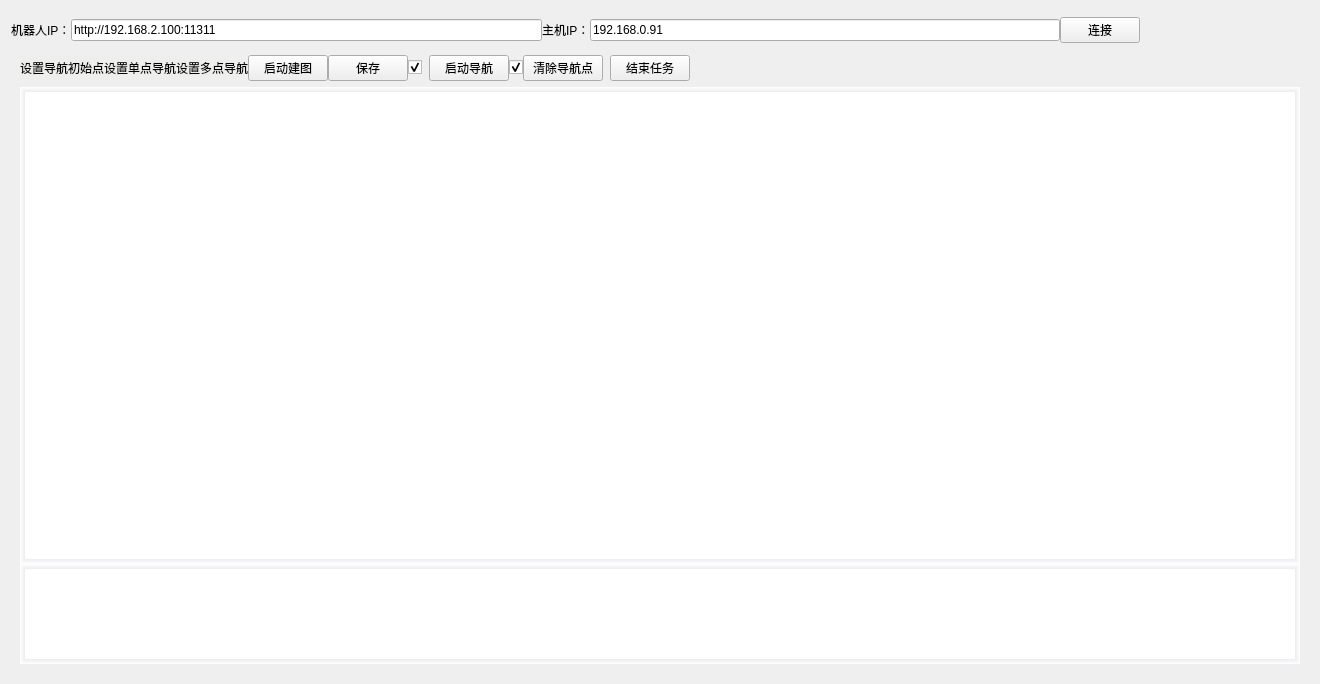
<?xml version="1.0" encoding="UTF-8"?>
<ui version="4.0">
 <class>VizlibTest</class>
 <widget class="QWidget" name="VizlibTest">
  <property name="geometry">
   <rect>
    <x>0</x>
    <y>0</y>
    <width>1320</width>
    <height>684</height>
   </rect>
  </property>
  <property name="windowTitle">
   <string>VizlibTest</string>
  </property>
  <layout class="QGridLayout" name="gridLayout">
   <item row="0" column="0">
    <layout class="QVBoxLayout" name="verticalLayout_10">
     <property name="spacing">
      <number>0</number>
     </property>
     <item>
      <layout class="QHBoxLayout" name="horizontalLayout_10">
       <item>
        <layout class="QVBoxLayout" name="verticalLayout_22">
         <item>
          <widget class="QWidget" name="widget_4" native="true">
           <property name="styleSheet">
            <string notr="true"/>
           </property>
           <layout class="QHBoxLayout" name="horizontalLayout_17">
            <property name="spacing">
             <number>0</number>
            </property>
            <property name="leftMargin">
             <number>0</number>
            </property>
            <property name="topMargin">
             <number>3</number>
            </property>
            <property name="rightMargin">
             <number>0</number>
            </property>
            <property name="bottomMargin">
             <number>0</number>
            </property>
            <item>
             <layout class="QHBoxLayout" name="horizontalLayout_31">
              <item>
               <widget class="QLabel" name="label">
                <property name="text">
                 <string>机器人IP：</string>
                </property>
               </widget>
              </item>
              <item>
               <widget class="QLineEdit" name="lineEditMasterIp">
                <property name="text">
                 <string>http://192.168.2.100:11311</string>
                </property>
               </widget>
              </item>
              <item>
               <widget class="QLabel" name="label_2">
                <property name="text">
                 <string>主机IP：</string>
                </property>
               </widget>
              </item>
              <item>
               <widget class="QLineEdit" name="lineEditRosIp">
                <property name="text">
                 <string>192.168.0.91</string>
                </property>
               </widget>
              </item>
              <item>
               <widget class="QPushButton" name="pushButton_start">
                <property name="text">
                 <string>连接</string>
                </property>
               </widget>
              </item>
              <item>
               <widget class="QLabel" name="label_21">
                <property name="styleSheet">
                 <string notr="true"/>
                </property>
                <property name="text">
                 <string/>
                </property>
               </widget>
              </item>
              <item>
               <widget class="QPushButton" name="pushButton_status_2">
                <property name="minimumSize">
                 <size>
                  <width>20</width>
                  <height>20</height>
                 </size>
                </property>
                <property name="maximumSize">
                 <size>
                  <width>20</width>
                  <height>20</height>
                 </size>
                </property>
                <property name="cursor">
                 <cursorShape>PointingHandCursor</cursorShape>
                </property>
                <property name="styleSheet">
                 <string notr="true">QPushButton{
border:none; 
padding:0px 0px 0px 0px;
margin:0px 0px 0px 0px;
}</string>
                </property>
                <property name="text">
                 <string/>
                </property>
               </widget>
              </item>
              <item>
               <widget class="QLabel" name="label_13">
                <property name="styleSheet">
                 <string notr="true"/>
                </property>
                <property name="text">
                 <string/>
                </property>
               </widget>
              </item>
              <item>
               <widget class="QLabel" name="label_8">
                <property name="maximumSize">
                 <size>
                  <width>30</width>
                  <height>30</height>
                 </size>
                </property>
                <property name="text">
                 <string/>
                </property>
                <property name="pixmap">
                 <pixmap>:/images/power.png</pixmap>
                </property>
               </widget>
              </item>
              <item>
               <widget class="QLabel" name="label_16">
                <property name="minimumSize">
                 <size>
                  <width>32</width>
                  <height>32</height>
                 </size>
                </property>
                <property name="maximumSize">
                 <size>
                  <width>32</width>
                  <height>32</height>
                 </size>
                </property>
                <property name="text">
                 <string/>
                </property>
                <property name="pixmap">
                 <pixmap>:/images/power-v.png</pixmap>
                </property>
               </widget>
              </item>
              <item>
               <widget class="QPushButton" name="min_btn_2">
                <property name="cursor">
                 <cursorShape>PointingHandCursor</cursorShape>
                </property>
                <property name="styleSheet">
                 <string notr="true">border:none</string>
                </property>
                <property name="text">
                 <string/>
                </property>
                <property name="icon">
                 <iconset theme="://images/min.png">
                  <normaloff>../../../../桌面/ui_ws/src/Ros_Qt5_Gui_App/ui</normaloff>../../../../桌面/ui_ws/src/Ros_Qt5_Gui_App/ui</iconset>
                </property>
               </widget>
              </item>
              <item>
               <widget class="QPushButton" name="max_btn_2">
                <property name="cursor">
                 <cursorShape>PointingHandCursor</cursorShape>
                </property>
                <property name="styleSheet">
                 <string notr="true">border:none</string>
                </property>
                <property name="text">
                 <string/>
                </property>
                <property name="icon">
                 <iconset theme="://images/max.png">
                  <normaloff>../../../../桌面/ui_ws/src/Ros_Qt5_Gui_App/ui</normaloff>../../../../桌面/ui_ws/src/Ros_Qt5_Gui_App/ui</iconset>
                </property>
               </widget>
              </item>
              <item>
               <widget class="QPushButton" name="close_btn_2">
                <property name="cursor">
                 <cursorShape>PointingHandCursor</cursorShape>
                </property>
                <property name="styleSheet">
                 <string notr="true">border:none</string>
                </property>
                <property name="text">
                 <string/>
                </property>
                <property name="icon">
                 <iconset theme="://images/close.png">
                  <normaloff>../../../../桌面/ui_ws/src/Ros_Qt5_Gui_App/ui</normaloff>../../../../桌面/ui_ws/src/Ros_Qt5_Gui_App/ui</iconset>
                </property>
               </widget>
              </item>
             </layout>
            </item>
           </layout>
          </widget>
         </item>
         <item>
          <widget class="QStackedWidget" name="stackedWidget_main_2">
           <property name="currentIndex">
            <number>1</number>
           </property>
           <widget class="QWidget" name="page_10">
            <layout class="QVBoxLayout" name="verticalLayout_23">
             <item>
              <layout class="QVBoxLayout" name="verticalLayout_24">
               <item>
                <layout class="QHBoxLayout" name="horizontalLayout_32">
                 <item>
                  <widget class="QLabel" name="label_turnLeft_2">
                   <property name="minimumSize">
                    <size>
                     <width>250</width>
                     <height>250</height>
                    </size>
                   </property>
                   <property name="maximumSize">
                    <size>
                     <width>250</width>
                     <height>16777215</height>
                    </size>
                   </property>
                   <property name="styleSheet">
                    <string notr="true"/>
                   </property>
                   <property name="text">
                    <string/>
                   </property>
                  </widget>
                 </item>
                 <item>
                  <widget class="QWidget" name="widget_dashboard_2" native="true">
                   <property name="minimumSize">
                    <size>
                     <width>300</width>
                     <height>300</height>
                    </size>
                   </property>
                   <property name="styleSheet">
                    <string notr="true"/>
                   </property>
                  </widget>
                 </item>
                 <item>
                  <widget class="QLabel" name="label_turnRight_2">
                   <property name="minimumSize">
                    <size>
                     <width>250</width>
                     <height>250</height>
                    </size>
                   </property>
                   <property name="maximumSize">
                    <size>
                     <width>250</width>
                     <height>456546</height>
                    </size>
                   </property>
                   <property name="layoutDirection">
                    <enum>Qt::RightToLeft</enum>
                   </property>
                   <property name="styleSheet">
                    <string notr="true"/>
                   </property>
                   <property name="text">
                    <string/>
                   </property>
                  </widget>
                 </item>
                </layout>
               </item>
               <item>
                <widget class="QFrame" name="frame_4">
                 <property name="contextMenuPolicy">
                  <enum>Qt::NoContextMenu</enum>
                 </property>
                 <property name="frameShape">
                  <enum>QFrame::HLine</enum>
                 </property>
                 <property name="frameShadow">
                  <enum>QFrame::Raised</enum>
                 </property>
                </widget>
               </item>
               <item>
                <layout class="QHBoxLayout" name="horizontalLayout_33">
                 <item>
                  <layout class="QGridLayout" name="gridLayout_4">
                   <item row="0" column="1">
                    <widget class="QLabel" name="label_video1_2">
                     <property name="minimumSize">
                      <size>
                       <width>200</width>
                       <height>200</height>
                      </size>
                     </property>
                     <property name="maximumSize">
                      <size>
                       <width>400</width>
                       <height>400</height>
                      </size>
                     </property>
                     <property name="styleSheet">
                      <string notr="true">QLabel{
border-top: 5px solid qlineargradient(y0:0, y1:1,stop: 0 #ececef, stop: 1 white);
border-left: 5px solid qlineargradient(x0:0, x1:1,stop: 0 #ececef, stop: 1 white);
 border-bottom: 5px solid qlineargradient(y0:0, y1:1,stop: 0 white, stop: 1  #ececef);
border-right: 5px solid qlineargradient(x0:0, x1:1,stop:  0 white, stop: 1 #ececef);
background-color: rgb(255,255,255);
}
</string>
                     </property>
                     <property name="text">
                      <string>No Video</string>
                     </property>
                    </widget>
                   </item>
                   <item row="0" column="0">
                    <widget class="QLabel" name="label_video0_2">
                     <property name="minimumSize">
                      <size>
                       <width>200</width>
                       <height>200</height>
                      </size>
                     </property>
                     <property name="maximumSize">
                      <size>
                       <width>400</width>
                       <height>400</height>
                      </size>
                     </property>
                     <property name="styleSheet">
                      <string notr="true">QLabel{
border-top: 5px solid qlineargradient(y0:0, y1:1,stop: 0 #ececef, stop: 1 white);
border-left: 5px solid qlineargradient(x0:0, x1:1,stop: 0 #ececef, stop: 1 white);
 border-bottom: 5px solid qlineargradient(y0:0, y1:1,stop: 0 white, stop: 1  #ececef);
border-right: 5px solid qlineargradient(x0:0, x1:1,stop:  0 white, stop: 1 #ececef);
background-color: rgb(255,255,255);
}
</string>
                     </property>
                     <property name="text">
                      <string>No Video</string>
                     </property>
                    </widget>
                   </item>
                   <item row="0" column="2">
                    <widget class="QWidget" name="widget_chart_2" native="true">
                     <property name="minimumSize">
                      <size>
                       <width>400</width>
                       <height>200</height>
                      </size>
                     </property>
                     <property name="styleSheet">
                      <string notr="true">QWidget{
border-top: 5px solid qlineargradient(y0:0, y1:1,stop: 0 #ececef, stop: 1 white);
border-left: 5px solid qlineargradient(x0:0, x1:1,stop: 0 #ececef, stop: 1 white);
 border-bottom: 5px solid qlineargradient(y0:0, y1:1,stop: 0 white, stop: 1  #ececef);
border-right: 5px solid qlineargradient(x0:0, x1:1,stop:  0 white, stop: 1 #ececef);
background-color: rgb(255,255,255);
}
</string>
                     </property>
                    </widget>
                   </item>
                  </layout>
                 </item>
                </layout>
               </item>
              </layout>
             </item>
            </layout>
           </widget>
           <widget class="QWidget" name="page_11">
            <layout class="QVBoxLayout" name="verticalLayout_25">
             <item>
              <layout class="QVBoxLayout" name="verticalLayout_26">
               <item>
                <layout class="QHBoxLayout" name="horizontalLayout_34">
                 <property name="spacing">
                  <number>0</number>
                 </property>
                 <item>
                  <widget class="QPushButton" name="set_pos_btn_2">
                   <property name="minimumSize">
                    <size>
                     <width>0</width>
                     <height>25</height>
                    </size>
                   </property>
                   <property name="maximumSize">
                    <size>
                     <width>16777215</width>
                     <height>16777215</height>
                    </size>
                   </property>
                   <property name="styleSheet">
                    <string notr="true">QPushButton:hover{
background-color:rgb(186, 189, 182);
border-bottom:2px solid rgb(67, 154, 246);
}
QPushButton:checked{
background-color:cyan;
border-bottom:2px solid white 
}
QPushButton:pressed{
background-color:rgb(67, 154, 246)
}
QPushButton{
background-color:rgb(238, 238, 236);
border:none; 
padding:0px 0px 0px 0px;
margin:0px 0px 0px 0px;
}</string>
                   </property>
                   <property name="text">
                    <string>设置导航初始点</string>
                   </property>
                   <property name="icon">
                    <iconset>
                     <normaloff>:/images/classes/SetInitialPose.png</normaloff>:/images/classes/SetInitialPose.png</iconset>
                   </property>
                  </widget>
                 </item>
                 <item>
                  <widget class="QPushButton" name="set_goal_btn_2">
                   <property name="minimumSize">
                    <size>
                     <width>0</width>
                     <height>25</height>
                    </size>
                   </property>
                   <property name="styleSheet">
                    <string notr="true">QPushButton:hover{
background-color:rgb(186, 189, 182);
border-bottom:2px solid rgb(67, 154, 246);
}
QPushButton:checked{
background-color:cyan;
border-bottom:2px solid white 
}
QPushButton:pressed{
background-color:rgb(67, 154, 246)
}
QPushButton{
background-color:rgb(238, 238, 236);
border:none; 
padding:0px 0px 0px 0px;
margin:0px 0px 0px 0px;
}</string>
                   </property>
                   <property name="text">
                    <string>设置单点导航</string>
                   </property>
                   <property name="icon">
                    <iconset>
                     <normaloff>:/images/classes/SetGoal.png</normaloff>:/images/classes/SetGoal.png</iconset>
                   </property>
                  </widget>
                 </item>
                 <item>
                  <widget class="QPushButton" name="set_mutil_goal_btn_2">
                   <property name="styleSheet">
                    <string notr="true">QPushButton:hover{
background-color:rgb(186, 189, 182);
border-bottom:2px solid rgb(67, 154, 246);
}
QPushButton:checked{
background-color:cyan;
border-bottom:2px solid white 
}
QPushButton:pressed{
background-color:rgb(67, 154, 246)
}
QPushButton{
background-color:rgb(238, 238, 236);
border:none; 
padding:0px 0px 0px 0px;
margin:0px 0px 0px 0px;
}</string>
                   </property>
                   <property name="text">
                    <string>设置多点导航</string>
                   </property>
                   <property name="icon">
                    <iconset theme="://images/mutil_pose.png">
                     <normaloff>../../../../桌面/ui_ws/src/Ros_Qt5_Gui_App/ui</normaloff>../../../../桌面/ui_ws/src/Ros_Qt5_Gui_App/ui</iconset>
                   </property>
                  </widget>
                 </item>
                 <item>
                  <widget class="QPushButton" name="pushmapping">
                   <property name="styleSheet">
                    <string notr="true"/>
                   </property>
                   <property name="text">
                    <string>启动建图</string>
                   </property>
                  </widget>
                 </item>
                 <item>
                  <widget class="QPushButton" name="pushsavemap">
                   <property name="text">
                    <string>保存</string>
                   </property>
                  </widget>
                 </item>
                 <item>
                  <widget class="QCheckBox" name="checkBoxmap">
                   <property name="acceptDrops">
                    <bool>false</bool>
                   </property>
                   <property name="text">
                    <string/>
                   </property>
                   <property name="checked">
                    <bool>true</bool>
                   </property>
                  </widget>
                 </item>
                 <item>
                  <widget class="QLabel" name="label_4">
                   <property name="text">
                    <string/>
                   </property>
                  </widget>
                 </item>
                 <item>
                  <widget class="QPushButton" name="pushnavigation">
                   <property name="styleSheet">
                    <string notr="true"/>
                   </property>
                   <property name="text">
                    <string>启动导航</string>
                   </property>
                  </widget>
                 </item>
                 <item>
                  <widget class="QCheckBox" name="checkBoxna">
                   <property name="text">
                    <string/>
                   </property>
                   <property name="checked">
                    <bool>true</bool>
                   </property>
                  </widget>
                 </item>
                 <item>
                  <widget class="QPushButton" name="pushclear_point">
                   <property name="text">
                    <string>清除导航点</string>
                   </property>
                  </widget>
                 </item>
                 <item>
                  <widget class="QLabel" name="label_3">
                   <property name="text">
                    <string/>
                   </property>
                  </widget>
                 </item>
                 <item>
                  <widget class="QPushButton" name="pushfinish">
                   <property name="text">
                    <string>结束任务</string>
                   </property>
                  </widget>
                 </item>
                 <item>
                  <spacer name="horizontalSpacer_19">
                   <property name="orientation">
                    <enum>Qt::Horizontal</enum>
                   </property>
                   <property name="sizeHint" stdset="0">
                    <size>
                     <width>40</width>
                     <height>20</height>
                    </size>
                   </property>
                  </spacer>
                 </item>
                </layout>
               </item>
               <item>
                <layout class="QVBoxLayout" name="verticalLayout_build_map_2">
                 <property name="spacing">
                  <number>0</number>
                 </property>
                 <item>
                  <widget class="QGraphicsView" name="mapViz_2">
                   <property name="layoutDirection">
                    <enum>Qt::LeftToRight</enum>
                   </property>
                   <property name="styleSheet">
                    <string notr="true">QGraphicsView{
border-top: 5px solid qlineargradient(y0:0, y1:1,stop: 0 #ececef, stop: 1 white);
border-left: 5px solid qlineargradient(x0:0, x1:1,stop: 0 #ececef, stop: 1 white);
 border-bottom: 5px solid qlineargradient(y0:0, y1:1,stop: 0 white, stop: 1  #ececef);
border-right: 5px solid qlineargradient(x0:0, x1:1,stop:  0 white, stop: 1 #ececef);
background-color: rgb(255,255,255);
}
</string>
                   </property>
                   <property name="verticalScrollBarPolicy">
                    <enum>Qt::ScrollBarAlwaysOff</enum>
                   </property>
                   <property name="horizontalScrollBarPolicy">
                    <enum>Qt::ScrollBarAlwaysOff</enum>
                   </property>
                  </widget>
                 </item>
                 <item>
                  <widget class="QWidget" name="widget_rviz_2" native="true">
                   <property name="minimumSize">
                    <size>
                     <width>0</width>
                     <height>100</height>
                    </size>
                   </property>
                   <property name="styleSheet">
                    <string notr="true">QWidget{
border-top: 5px solid qlineargradient(y0:0, y1:1,stop: 0 #ececef, stop: 1 white);
border-left: 5px solid qlineargradient(x0:0, x1:1,stop: 0 #ececef, stop: 1 white);
 border-bottom: 5px solid qlineargradient(y0:0, y1:1,stop: 0 white, stop: 1  #ececef);
border-right: 5px solid qlineargradient(x0:0, x1:1,stop:  0 white, stop: 1 #ececef);
background-color: rgb(255,255,255);
}
</string>
                   </property>
                   <layout class="QVBoxLayout" name="verticalLayout_27">
                    <item>
                     <layout class="QVBoxLayout" name="verticalLayout_rviz_2"/>
                    </item>
                   </layout>
                  </widget>
                 </item>
                </layout>
               </item>
              </layout>
             </item>
            </layout>
           </widget>
           <widget class="QWidget" name="page_12">
            <layout class="QVBoxLayout" name="verticalLayout_28">
             <item>
              <layout class="QVBoxLayout" name="verticalLayout_29">
               <item>
                <layout class="QHBoxLayout" name="horizontalLayout_36">
                 <item>
                  <layout class="QVBoxLayout" name="verticalLayout_30">
                   <item>
                    <widget class="QLabel" name="label_video2_2">
                     <property name="minimumSize">
                      <size>
                       <width>200</width>
                       <height>195</height>
                      </size>
                     </property>
                     <property name="maximumSize">
                      <size>
                       <width>200</width>
                       <height>200</height>
                      </size>
                     </property>
                     <property name="styleSheet">
                      <string notr="true">QLabel{
border-top: 5px solid qlineargradient(y0:0, y1:1,stop: 0 #ececef, stop: 1 white);
border-left: 5px solid qlineargradient(x0:0, x1:1,stop: 0 #ececef, stop: 1 white);
 border-bottom: 5px solid qlineargradient(y0:0, y1:1,stop: 0 white, stop: 1  #ececef);
border-right: 5px solid qlineargradient(x0:0, x1:1,stop:  0 white, stop: 1 #ececef);
background-color: rgb(255,255,255);
}
</string>
                     </property>
                     <property name="text">
                      <string>No Video</string>
                     </property>
                    </widget>
                   </item>
                  </layout>
                 </item>
                 <item>
                  <layout class="QVBoxLayout" name="verticalLayout_31">
                   <item>
                    <widget class="QLabel" name="label_video3_2">
                     <property name="minimumSize">
                      <size>
                       <width>200</width>
                       <height>200</height>
                      </size>
                     </property>
                     <property name="maximumSize">
                      <size>
                       <width>200</width>
                       <height>200</height>
                      </size>
                     </property>
                     <property name="styleSheet">
                      <string notr="true">QLabel{
border-top: 5px solid qlineargradient(y0:0, y1:1,stop: 0 #ececef, stop: 1 white);
border-left: 5px solid qlineargradient(x0:0, x1:1,stop: 0 #ececef, stop: 1 white);
 border-bottom: 5px solid qlineargradient(y0:0, y1:1,stop: 0 white, stop: 1  #ececef);
border-right: 5px solid qlineargradient(x0:0, x1:1,stop:  0 white, stop: 1 #ececef);
background-color: rgb(255,255,255);
}
</string>
                     </property>
                     <property name="text">
                      <string>No Video</string>
                     </property>
                    </widget>
                   </item>
                  </layout>
                 </item>
                 <item>
                  <layout class="QVBoxLayout" name="verticalLayout_32">
                   <item>
                    <layout class="QHBoxLayout" name="horizontalLayout_37">
                     <item>
                      <widget class="QLabel" name="label_30">
                       <property name="maximumSize">
                        <size>
                         <width>90</width>
                         <height>30</height>
                        </size>
                       </property>
                       <property name="text">
                        <string>话题列表：</string>
                       </property>
                      </widget>
                     </item>
                     <item>
                      <widget class="QPushButton" name="refreash_topic_btn_2">
                       <property name="minimumSize">
                        <size>
                         <width>90</width>
                         <height>25</height>
                        </size>
                       </property>
                       <property name="maximumSize">
                        <size>
                         <width>90</width>
                         <height>25</height>
                        </size>
                       </property>
                       <property name="cursor">
                        <cursorShape>ArrowCursor</cursorShape>
                       </property>
                       <property name="styleSheet">
                        <string notr="true"/>
                       </property>
                       <property name="text">
                        <string>刷新</string>
                       </property>
                       <property name="icon">
                        <iconset>
                         <normaloff>:/images/refreash.png</normaloff>:/images/refreash.png</iconset>
                       </property>
                      </widget>
                     </item>
                     <item>
                      <spacer name="horizontalSpacer_21">
                       <property name="orientation">
                        <enum>Qt::Horizontal</enum>
                       </property>
                       <property name="sizeHint" stdset="0">
                        <size>
                         <width>40</width>
                         <height>20</height>
                        </size>
                       </property>
                      </spacer>
                     </item>
                    </layout>
                   </item>
                   <item>
                    <widget class="QListWidget" name="topic_listWidget_2">
                     <property name="styleSheet">
                      <string notr="true">QListWidget{
border-top: 5px solid qlineargradient(y0:0, y1:1,stop: 0 #ececef, stop: 1 white);
border-left: 5px solid qlineargradient(x0:0, x1:1,stop: 0 #ececef, stop: 1 white);
 border-bottom: 5px solid qlineargradient(y0:0, y1:1,stop: 0 white, stop: 1  #ececef);
border-right: 5px solid qlineargradient(x0:0, x1:1,stop:  0 white, stop: 1 #ececef);
background-color: rgb(255,255,255);
}
</string>
                     </property>
                    </widget>
                   </item>
                  </layout>
                 </item>
                </layout>
               </item>
               <item>
                <widget class="QListView" name="view_logging_2">
                 <property name="minimumSize">
                  <size>
                   <width>300</width>
                   <height>0</height>
                  </size>
                 </property>
                 <property name="maximumSize">
                  <size>
                   <width>12312312</width>
                   <height>12312312</height>
                  </size>
                 </property>
                 <property name="styleSheet">
                  <string notr="true">QListView{
border-top: 5px solid qlineargradient(y0:0, y1:1,stop: 0 #ececef, stop: 1 white);
border-left: 5px solid qlineargradient(x0:0, x1:1,stop: 0 #ececef, stop: 1 white);
 border-bottom: 5px solid qlineargradient(y0:0, y1:1,stop: 0 white, stop: 1  #ececef);
border-right: 5px solid qlineargradient(x0:0, x1:1,stop:  0 white, stop: 1 #ececef);
background-color: rgb(255,255,255);
}
</string>
                 </property>
                </widget>
               </item>
              </layout>
             </item>
            </layout>
           </widget>
          </widget>
         </item>
        </layout>
       </item>
      </layout>
     </item>
    </layout>
   </item>
  </layout>
 </widget>
 <resources/>
 <connections/>
</ui>
